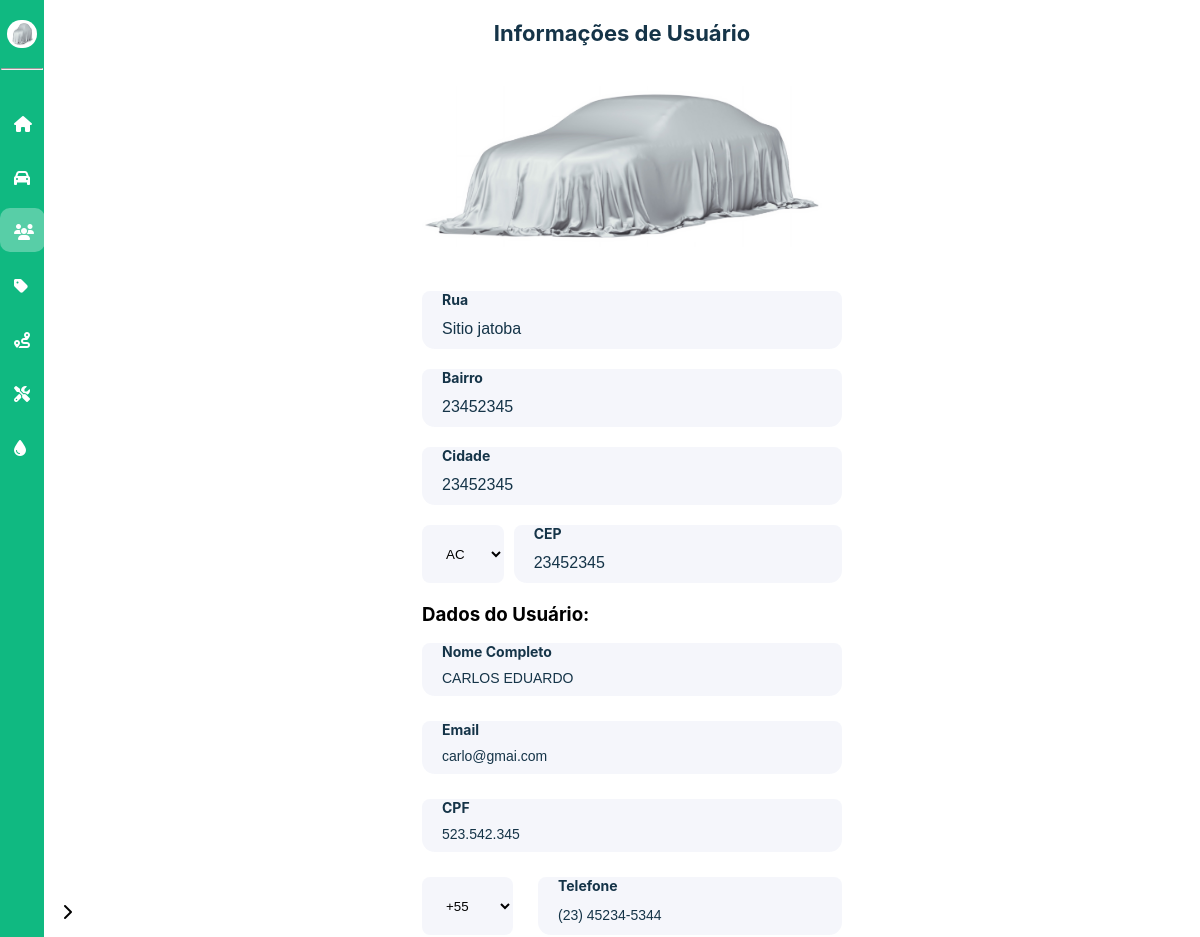
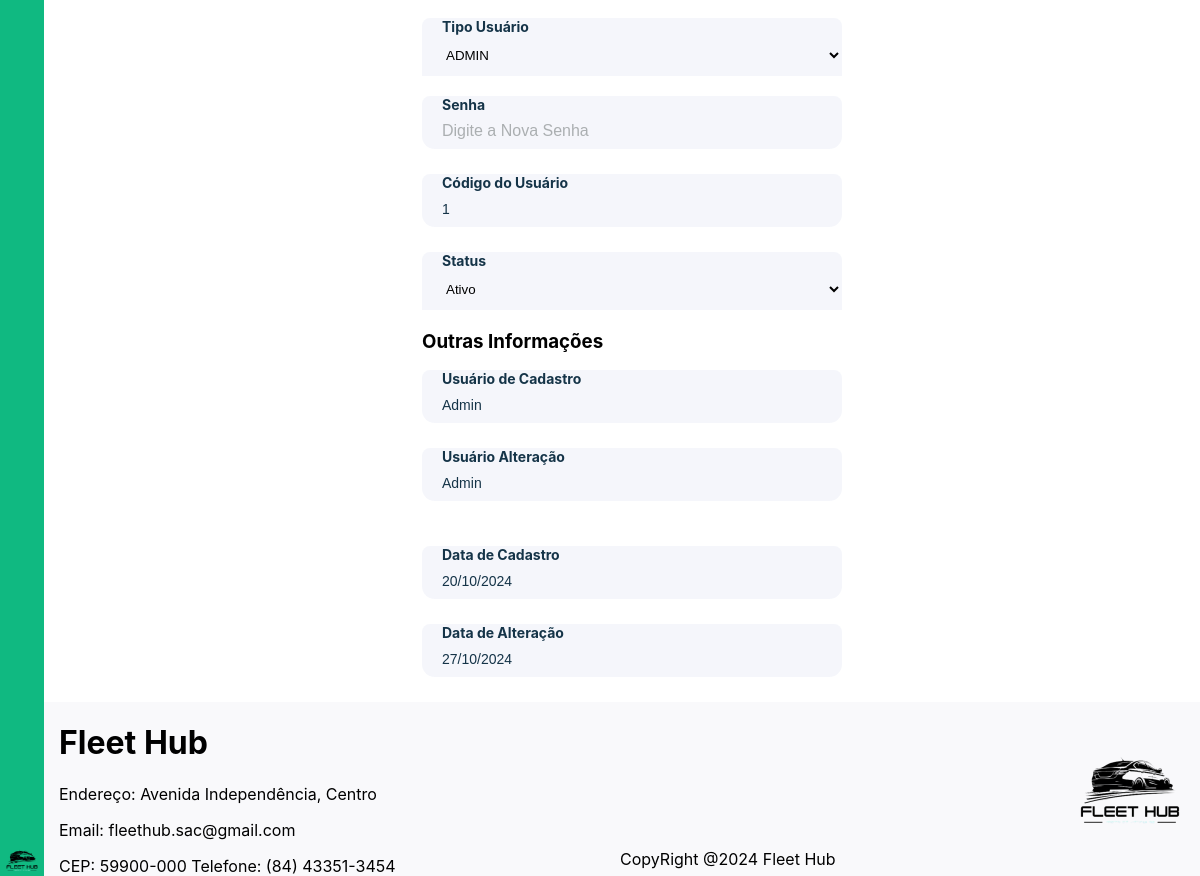
The app's page /informacoes_usuario/1/ (signed in) with its own data (2 pictures, top to bottom).
### dashboard/models.py (models this page shows, shortened)
class CustomUser(AbstractUser):
    nome = models.CharField(max_length=50)
    email = models.EmailField(max_length=254, unique=True)
    cpf = models.CharField(max_length=11, unique=True)
    telefone = models.CharField(max_length=15)
    rua = models.CharField(max_length=35)
    bairro = models.CharField(max_length=35)
    cidade = models.CharField(max_length=35)
    cep = models.CharField(max_length=15)
    imagem = models.ImageField(
        upload_to="imagens/usuario",
        height_field=None,
        width_field=None,
        max_length=None,
        default="carro-escondido.jpg",
    )
    estado = models.ForeignKey(Estado, on_delete=models.CASCADE, null=True, blank=True)
    tipo_usuario = models.ForeignKey(TipoUsuario, on_delete=models.CASCADE, null=True, blank=True)
    status_usuario = models.ForeignKey(StatusUsuario, on_delete=models.CASCADE, null=True, blank=True)
    groups = models.ManyToManyField(
        "auth.Group",
        related_name="customuser_set",
        blank=True
    )
    user_permissions = models.ManyToManyField(
        "auth.Permission",
        related_name="customuser_permissions_set",
        blank=True
    )

class TipoUsuario(models.Model):
    nome = models.CharField(max_length=30)
    def __str__(self):
        return self.nome

class StatusUsuario(models.Model):
    status = models.CharField(max_length=35)
    def __str__(self):
        return self.status

### dashboard/views.py (the view, shortened to what this page needs)
# urls.py: path('informacoes_usuario/<int:id>/',views.informacoes_usuario,name='informacoes_usuario'),
@login_required
def informacoes_usuario(request, id):
    usuario = get_object_or_404(CustomUser, id=id)
    estados = get_list_or_404(Estado)
    tipos_usuario = get_list_or_404(TipoUsuario)
    status_usuario_list = get_list_or_404(StatusUsuario)
    error_message = None  # Para mensagens de erro
    success_message = None  # Para mensagens de sucesso
    return render(request, 'dashboard/informacoes_usuarios.html', {
        'usuario': usuario,
        'estados': estados,
        'tipos': tipos_usuario,
        'status': status_usuario_list,
        'error_message': error_message,
        'success_message': success_message,
    })

### dashboard/templates/dashboard/informacoes_usuarios.html (shortened to what this page needs)
{% extends 'base.html' %}
{% load static %}
{% block page_name %}informacoes_usuario{% endblock page_name %}
{% block estilos %}
<link rel="stylesheet" href="{% static 'css/informacoes_usuarios.css' %}">
{% endblock estilos %}
{% block content %}
<div id='container-block-content'>
    <section id="conteudo-secundario">
            <h2 id='page_title'>Informações de Usuário</h2>
            <form action="" method="POST" enctype="multipart/form-data">
                <div class="container">
                    <div class="menu_esquerdo">
                        <h3 class="form-title">Dados do Usuário:</h3>
                        <div class="input_container">
                            <label>Nome Completo</label>
                            <input name="nome" class="input_detect" type="text" id="nome" value="{{usuario.nome}}"
                                placeholder="Digite o Novo Nome">
                        </div>
                        <div class="input_container">
                            <label>Email</label>
                            <input name="email" class="input_detect" type="text" id="email"
                                value="{{usuario.email}}" placeholder="Digite o novo E-mail">
                        </div>
                        <div class="input_container">
                            <label>CPF</label>
                            <input name="cpf" class="input_detect" type="text" value="{{usuario.cpf}}" id="cpf"
                                maxlength="14" placeholder="Digite o CPF">
                        </div>
                        <div class="campo_duplo">
                            <select class="input_detect" name="select-estado" id="select-ddd-inter">
                                <option value="RN" selected>+55</option>
                            </select>
                            <div class="input_container">
                                <label>Telefone</label>
                                <input name="telefone" class="input_detect" type="text" value="{{usuario.telefone}}" id="telefone"
                                    placeholder="Numero de Telefone">
                            </div>
                        </div>
                        <div class="input_container">
                            <label>Tipo Usuário</label>
                            <select class="input_detect" id="estados" name="tipo_usuario">
                                <option selected>{{usuario.tipo_usuario}}</option>
                            </select>
                        </div>
                        <div class="input_container">
                            <label>Senha</label>
                            <input name="senha" class="input_detect" type="text" id="nome" value="{{usuario.senha}}"
                                placeholder="Digite a Nova Senha">
                        </div>
                        <div class="input_container">
                            <label>Código do Usuário</label>
                            <input class="input_detect" type="text" id="codigo-usuario" value="{{usuario.id}}">
                        </div>
                        <div class="input_container">
                            <label>Status</label>
                            <select class="input_detect" id="status" name="status">
                                <option selected>{{usuario.status_usuario}}</option>
                            </select>
                        </div>
                    </div>
                    <div class="menu_direito">
                        <div class="logo-img">
                            <img src="{{usuario.imagem.url}}" alt="">
                        </div>
                        <div class="input_container">
                            <label>Rua</label>
                            <input name="rua" class="input_detect" type="text" id="input-rua"
                                value="{{usuario.rua}}">
                        </div>
                        <div class="input_container">
                            <label>Bairro</label>
                            <input name="bairro" class="input_detect" type="text" id="input-bairro" value="{{usuario.bairro}}">
                        </div>
                        <div class="input_container">
                            <label>Cidade</label>
                            <input name="cidade" class="input_detect" type="text" id="input-cidade" value="{{usuario.cidade}}">
                        </div>
                        <div class="estado-cep">
                            <select class="input_detect" name="estado" id="select-estado" required>
                                {% for estado in estados %}
                                    <option value="{{ estado.sigla }}" {% if usuario.estado.sigla == estado.sigla %}selected{% endif %}>
                                        {{ estado.sigla }}
                                    </option>
                                {% endfor %}
                            </select>
                            <div class="input_container">
                                <label>CEP</label>
                                <input name="cep" class="input_detect" type="text" id="input-cep" value="{{usuario.cep}}">
                            </div>
                        </div>
                    </div>
                </div>
                <div class="menu-inferior">
                    <div class="menu_esquerdo">
                        <h3 class="form-title">Outras Informações</h3>
                        <div class="input_container">
                            <label>Usuário de Cadastro</label>
                            <input type="text" id="usuario-cadastro" value="Admin" disabled>
                        </div>
                        <div class="input_container">
                            <label>Usuário Alteração</label>
                            <input type="text" id="usuario-alteracao" value="Admin" disabled>
                        </div>
                    </div>
                    <div class="menu_direito-2">
                        <h3 class="form-title"></h3>
                        <div class="input_container">
                            <label>Data de Cadastro</label>
                            <input type="text" id="data-cadastro" value="20/10/2024" disabled>
                        </div>
                        <div class="input_container">
                            <label>Data de Alteração</label>
                            <input type="text" id="data-alteracao" value="27/10/2024" disabled>
                        </div>
                    </div>
                </div>
            </form>
    </section>
</div>
{% endblock %}

### global_templates/base.html (shortened to what this page needs)
{% load static %}
<!DOCTYPE html>
<html lang="en">
<head>
    <link rel="stylesheet" href="{% static 'css/global-style.css' %}">
    {% block estilos %}{% endblock %}
    <link rel="stylesheet" href="https://cdnjs.cloudflare.com/ajax/libs/font-awesome/6.6.0/css/all.min.css"
 />
</head>
<body id="{% block body_id %}default-page{% endblock %}" data-page="{% block page_name %}default{% endblock %}">
    <aside id="sidebar">
        <div id="user-menu-sidebar">
            <div id="user_menu">
                <img id="img_perfil" src="{{request.user.imagem.url}}" alt="" title="Imagem do Perfil">
            </div>
            <hr>
            <div id="sidebar-expansive">
                <a href="{% url 'tela_dashboard' %}" class="element-icon"><i class="fa-solid fa-house icon"
                        title="Início"></i>
                </a>
                {% if user.tipo_usuario.nome == 'ADMIN' and user.status_usuario.status == 'Ativo' %}
                    <a class="element-icon" id="id-veiculos"><i class="fa-solid fa-car icon" title="Veículos"></i>
                    </a>
                {% endif %}
                {% if user.tipo_usuario.nome == 'ADMIN' or user.tipo_usuario.nome == 'Cliente' and user.status_usuario.status == 'Ativo' %}
                    <a class="element-icon" id="id-usuarios">
                        <i class="fa-solid fa-users icon" title="Usuários"></i>
                    </a>
                {% endif %}
                {% if user.tipo_usuario.nome == 'ADMIN' or user.tipo_usuario.nome == 'Cliente' and user.status_usuario.status == 'Ativo' %}
                    <a class="element-icon" id="id-reservas"><i class="fa-solid fa-tag icon" title="Reservas"></i>
                    </a>
                {% endif %}
                {% if user.tipo_usuario.nome == 'ADMIN' and user.status_usuario.status == 'Ativo' %}
                    <a class="element-icon" id="id-rotas"><i class="fa-solid fa-route icon" title="Rotas"></i>
                    </a>
                {% endif %}
                {% if user.tipo_usuario.nome == 'ADMIN' and user.status_usuario.status == 'Ativo' %}
                    <a class="element-icon" id="id-manutencao">
                        <i class="fa-solid fa-screwdriver-wrench icon" title="Manutenção">
                        </i>
                    </a>
                {% endif %}
                {% if user.tipo_usuario.nome == 'ADMIN' and user.status_usuario.status == 'Ativo' %}
                    <a class="element-icon" id="id-abastecimento">
                        <i class="fa-solid fa-droplet icon"
                            title="Abastecimento">
                        </i>
                    </a>
                {% endif %}
            </div>
            <img src="{% static 'img/logo_fleethub.png' %}" alt="" style="width: 100%;">
        </div>
        <div id="div-img_sidebar-expansive"><i id="img_sidebar-expansive" class="fa-solid fa-chevron-left"></i></div>
    </aside>
    <div id="content-and-footer">
        <div id='container-block-content'>
            {% block content %}{% endblock content %}
        </div>
        <footer>
            <div class="footer-left" style="margin-left: 15px;">
                <h1>Fleet Hub</h1>
                <p>Endereço: Avenida Independência, Centro</p>
                <p>Email: fleethub.sac@gmail.com</p>
                <p style="margin-bottom: 0;">CEP: 59900-000 Telefone: (84) 43351-3454</p>
            </div>
            <div class="footer-center">
                <p style="margin-bottom: 0; margin-top: 0;">CopyRight @2024 Fleet Hub </p>
            </div>
            <div class="footer-right">
                <img id="logo_fleethub" src="{% static 'img/logo_fleethub.png' %}" alt="Logo">
            </div>
        </footer>
    </div>
</body>
</html>

### global_static/css/global-style.css (style rules this page uses)
:root { --color-white:#ffffff; --color-green-menu: #10B981; --menu-modulos-color:rgba(255,255,255,0.3); }
body { background-color:var(--color-white); margin: 0; display: flex; height: 1400px; }
hr { background-color: white; width: 90%; height: 0.5px; margin: 20px auto; }
#sidebar { background-color: var(--color-green-menu); display: flex; width: 260px; position: relative; height: auto; }
#user_menu { display: flex; justify-content: space-evenly; align-items: center; width: 120px; height: 40px; border-radius: 50px; background-color: var(--color-white); margin-top: 20px; }
#img_perfil { border-radius: 50%; width: 24px; height: 24px; }
#user-menu-sidebar { display: flex; flex-direction: column; align-items: center; }
#img_sidebar-expansive { width: 28px; height: 28px; }
#div-img_sidebar-expansive { width: 28px; height: auto; display: flex; align-items: center; }
#sidebar-expansive { background-color: var(--color-green-menu); width: 260px; height: 100% }
.element-icon { text-decoration: none; display: flex; align-items: center; gap: 20px; margin-left: 15px; margin-right: 15px; margin-top: 10px; width: 230px; height: 44px; border-radius: 10px; }
.icon { width: 12px; height: 12px; margin-left: 10px; color: var(--color-white); }
#content-and-footer { display: grid; grid-template-rows: 1fr auto; width: 100%; }
footer { width: 100%; height: auto; margin: 0; display: flex; flex-direction: row; justify-content: space-between; align-items: center; background-color: rgba(239,240,244,0.4); }
footer #logo_fleethub { width: 140px; height: 107px; }
.footer-center { margin-top:140px; }

### records on screen
CustomUser: user.imagem (picture)
CustomUser: nome "CARLOS EDUARDO", email "carlo@gmai.com", cpf "523.542.345", telefone "(23) 45234-5344", tipo_usuario "ADMIN", id "1", status "Ativo", imagem (picture), rua "Sitio jatoba", bairro "23452345", cidade "23452345", cep "23452345"

### other values on screen
form field estado "AC"
